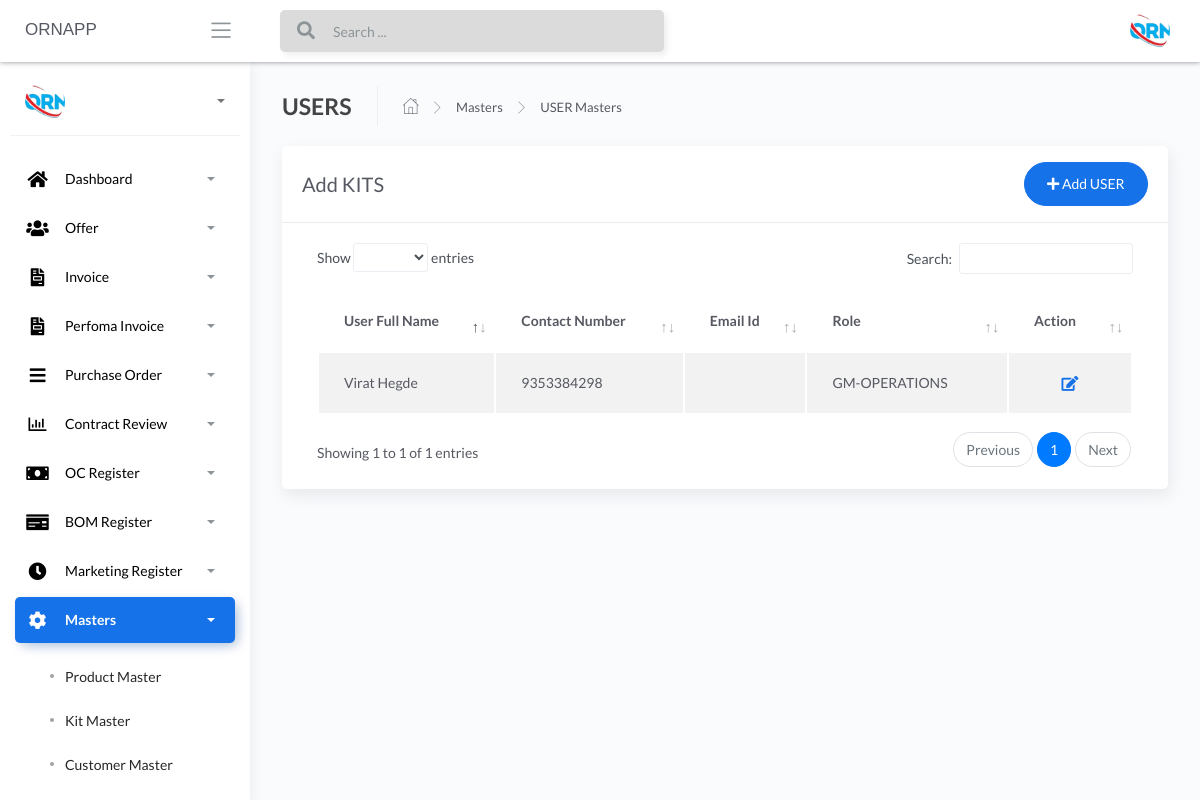
The page /User-masters (signed in) on the database its author committed.
### apps/home/models.py (models this page shows, shortened)
class UserModel(db.Model):
    __tablename__ = "UserModel"
    id = db.Column(db.Integer, primary_key=True)
    user_first_name = db.Column(db.String())
    user_last_name = db.Column(db.String())
    user_contact_no = db.Column(db.String())
    user_email_id = db.Column(db.String())
    user_name_master = db.Column(db.String())
    password_master = db.Column(db.String())
    confirm_password = db.Column(db.String())
    user_role_master = db.Column(db.String())
    user_reporting_person = db.Column(db.String())

### apps/home/routes.py (the view)
@blueprint.route('/User-masters', methods=['GET', 'POST'])
@login_required
def user_masters():
    if request.method == 'GET':
        users = UserModel.query.all()
        return render_template('home/User-masters.html', users=users, segment='User-masters')

### apps/__init__.py (called while the page is built)
def configure_database(app):
    @app.before_first_request
    def initialize_database():
        db.create_all()
    @app.teardown_request
    def shutdown_session(exception=None):
        db.session.remove()

### apps/authentication/models.py (called while the page is built)
@login_manager.user_loader
def user_loader(id):
    return Users.query.filter_by(id=id).first()

### apps/templates/home/User-masters.html (shortened to what this page needs)
{% extends "layouts/base.html" %}
{% block content %}
	<div class="content">
		<div class="page-inner">
			<div class="page-header">
				<h4 class="page-title">USERS</h4>
				<ul class="breadcrumbs">
					<li class="nav-home">
						<a href="#">
							<i class="flaticon-home"></i>
						</a>
					</li>
					<li class="separator">
						<i class="flaticon-right-arrow"></i>
					</li>
					<li class="nav-item">
						<a href="#">Masters</a>
					</li>
					<li class="separator">
						<i class="flaticon-right-arrow"></i>
					</li>
					<li class="nav-item">
						<a href="#">USER Masters</a>
					</li>
				</ul>
			</div>
			<div class="row">
				<div class="col-md-12">
					<div class="card">
						<div class="card-header">
							<div class="d-flex align-items-center">
								<h4 class="card-title">Add KITS</h4>
							<a href="/add-user-login" class="ml-auto">
								<button class="btn btn-primary btn-round ml-auto" data-toggle="modal"
									data-target="#addRowModal">
									<i class="fa fa-plus"></i>
									Add USER
								</button>
							</a>
							</div>
						</div>
						<div class="card-body">
							<div class="table-responsive">
								<table id="add-row" class="display table table-striped table-hover" >
									<thead>
										<tr>
											<th>User Full Name</th>
											<th>Contact Number</th>
											<th>Email Id</th>
											<th>Role</th>
											<th style="width: 10%">Action</th>
										</tr>
									</thead>
									<tbody>
										{% for user in users %}
											<tr
											{% if loop.index %2==0 %}
											{% else %}
											{% endif %}
											>
											<td>{{user.user_first_name}}</td>
											<td>{{user.user_contact_no}}</td>
											<td>{{user.user_email_id}}</td>
											<td>{{user.user_role_master}}</td>
											<td>
											<div class="form-button-action">
											<span style="font-size: 24px;color:green;">
											<a href="/{{user.id}}/edit-user-login" type="button" data-toggle="tooltip" title="" class="btn btn-link btn-primary btn-lg" data-original-title="Edit Task"> <i class="fas fa-edit" ></i></a>
											</span>
											</div>
											</td>
										</tr>
									{% endfor %}
									</tbody>
								</table>
							</div>
						</div>
					</div>
				</div>
			</div>
		</div>
	</div>
{% endblock content %}

### rows shown on the page
UserModel: user_first_name "Virat Hegde", user_contact_no "9353384298", user_role_master "GM-OPERATIONS"
